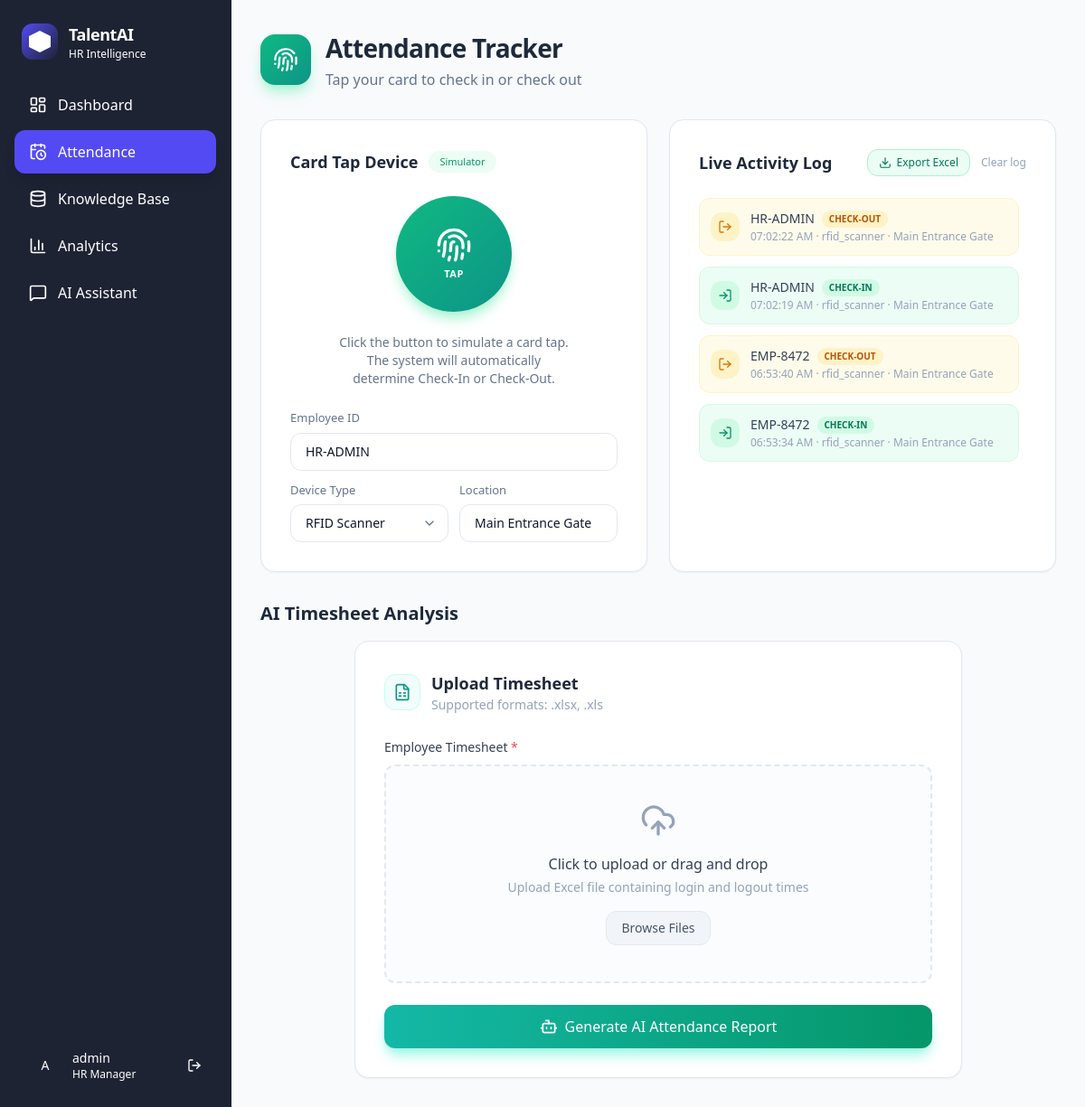
Page /attendance/ (signed in) on the committed database.
### core/models.py (models this page shows, shortened)
class AttendanceLog(models.Model):
    TAP_CHOICES = [
        ("IN", "Check-In"),
        ("OUT", "Check-Out"),
    ]
    employee_id = models.CharField(
        max_length=50, help_text="Hardware-level employee identifier (e.g. EMP-8472)"
    )
    timestamp = models.DateTimeField(help_text="Exact time of the tap event")
    device_type = models.CharField(
        max_length=100, blank=True, default="rfid_scanner",
        help_text="Type of hardware device (rfid_scanner, nfc_reader, biometric, etc.)"
    )
    location = models.CharField(
        max_length=255, blank=True, default="Main Entrance",
        help_text="Physical location of the device"
    )
    tap_type = models.CharField(
        max_length=3, choices=TAP_CHOICES,
        help_text="Whether this tap was a Check-In or Check-Out"
    )
    created_at = models.DateTimeField(auto_now_add=True)
    class Meta:
        ordering = ["-timestamp"]
        verbose_name = "Attendance Log"
        verbose_name_plural = "Attendance Logs"

### core/views.py (the view, shortened to what this page needs)
@login_required(redirect_field_name=None)
def attendance_upload_view(request):
    user = request.user
    is_hr = hasattr(user, 'employeeprofile') and user.employeeprofile.is_hr
    if is_hr:
        employee_id = f"HR-{user.username.upper()}"
    else:
        employee_id = f"EMP-{user.id:04d}"
    context = {
        "is_hr": is_hr,
        "employee_id": employee_id,
        "recent_logs": AttendanceLog.objects.all()[:50] if is_hr else [],
    }
    return render(request, "attendance.html", context)

### core/templates/attendance.html (shortened to what this page needs)
{% extends "base.html" %}
{% block content %}
<div class="p-8 max-w-[1200px] mx-auto space-y-8 animate-in fade-in duration-500">
    <div class="mb-2">
        <div class="flex items-center gap-4 mb-2">
            <div class="w-14 h-14 rounded-2xl bg-gradient-to-br from-emerald-500 to-teal-600 flex items-center justify-center shadow-lg shadow-emerald-200">
                <i data-lucide="fingerprint" class="w-7 h-7 text-white"></i>
            </div>
            <div>
                <h1 class="text-[28px] font-bold tracking-tight text-slate-800">Attendance Tracker</h1>
                <p class="text-slate-500 mt-0.5">Tap your card to check in or check out</p>
            </div>
        </div>
    </div>
    <div class="grid grid-cols-1 {% if is_hr %}lg:grid-cols-[1fr_1fr]{% endif %} gap-6 items-stretch">
        <div class="bg-white rounded-2xl border border-slate-200 p-8 shadow-sm flex flex-col h-full">
            <div class="flex items-center gap-3 mb-6">
                <h3 class="font-semibold text-lg text-slate-800">Card Tap Device</h3>
                <div class="px-3 py-1 text-[11px] bg-emerald-50 text-emerald-600 font-medium rounded-full">
                    Simulator
                </div>
            </div>
            <div class="flex-1 flex flex-col items-center justify-center">
                <div id="tap-ring" class="relative mb-6">
                    <button
                        type="button"
                        id="simulate-tap-btn"
                        class="relative w-32 h-32 rounded-full bg-gradient-to-br from-emerald-500 to-teal-600 text-white flex flex-col items-center justify-center shadow-lg shadow-emerald-200 hover:shadow-xl hover:shadow-emerald-300 transition-all duration-300 hover:scale-105 active:scale-95 z-10"
                    >
                        <i data-lucide="fingerprint" class="w-10 h-10 mb-1"></i>
                        <span class="text-[11px] font-semibold tracking-wider uppercase">Tap</span>
                    </button>
                </div>
                <p class="text-sm text-slate-500 text-center max-w-[260px]">
                    Click the button to simulate a card tap. The system will automatically determine Check-In or Check-Out.
                </p>
                <div class="mt-6 w-full space-y-3">
                    <div>
                        <label class="block mb-1.5 text-[13px] font-medium text-slate-500" for="sim-employee-id">Employee ID</label>
                        <input type="text" id="sim-employee-id" value="{{ employee_id|default:'EMP-0001' }}"
                            class="w-full px-4 py-2.5 bg-white border border-slate-200 rounded-xl focus:outline-none focus:ring-2 focus:ring-emerald-500 focus:border-transparent transition-all text-sm" />
                    </div>
                    <div class="grid grid-cols-2 gap-3">
                        <div>
                            <label class="block mb-1.5 text-[13px] font-medium text-slate-500" for="sim-device-type">Device Type</label>
                            <select id="sim-device-type"
                                class="w-full px-4 py-2.5 bg-white border border-slate-200 rounded-xl focus:outline-none focus:ring-2 focus:ring-emerald-500 focus:border-transparent transition-all text-sm appearance-none"
                                style="background-repeat: no-repeat; background-position: right 12px center; background-size: 16px;">
                                <option value="rfid_scanner">RFID Scanner</option>
                            </select>
                        </div>
                        <div>
                            <label class="block mb-1.5 text-[13px] font-medium text-slate-500" for="sim-location">Location</label>
                            <input type="text" id="sim-location" value="Main Entrance Gate"
                                class="w-full px-4 py-2.5 bg-white border border-slate-200 rounded-xl focus:outline-none focus:ring-2 focus:ring-emerald-500 focus:border-transparent transition-all text-sm" />
                        </div>
                    </div>
                </div>
            </div>
        </div>
        {% if is_hr %}
        <div class="bg-white rounded-2xl border border-slate-200 p-8 shadow-sm flex flex-col h-full">
            <div class="flex items-center justify-between mb-6">
                <h3 class="font-semibold text-lg text-slate-800">Live Activity Log</h3>
                <div class="flex items-center gap-3">
                    <a href="{% url 'core:attendance_export_excel' %}"
                       class="inline-flex items-center gap-1.5 px-3 py-1.5 text-xs font-medium text-emerald-700 bg-emerald-50 border border-emerald-200 rounded-lg hover:bg-emerald-100 transition-colors"
                       title="Export all attendance logs to Excel">
                        <i data-lucide="download" class="w-3.5 h-3.5"></i>
                        Export Excel
                    </a>
                    <button type="button" id="clear-log-btn" class="text-xs text-slate-400 hover:text-slate-600 transition-colors">
                        Clear log
                    </button>
                </div>
            </div>
            <div id="tap-log" class="flex-1 space-y-3 overflow-y-auto max-h-[420px] pr-2">
                {% if recent_logs %}
                    {% for log in recent_logs %}
                    <div class="tap-log-entry">
                        <div class="flex items-center gap-3 p-3 rounded-xl {% if log.tap_type == 'IN' %}bg-emerald-50 border border-emerald-100{% else %}bg-amber-50 border border-amber-100{% endif %}">
                            <div class="w-8 h-8 rounded-lg {% if log.tap_type == 'IN' %}bg-emerald-100{% else %}bg-amber-100{% endif %} flex items-center justify-center shrink-0">
                                <i data-lucide="{% if log.tap_type == 'IN' %}log-in{% else %}log-out{% endif %}" class="w-4 h-4 {% if log.tap_type == 'IN' %}text-emerald-600{% else %}text-amber-600{% endif %}"></i>
                            </div>
                            <div class="flex-1 min-w-0">
                                <div class="flex items-center gap-2">
                                    <p class="text-sm font-medium text-slate-700">{{ log.employee_id }}</p>
                                    <span class="px-2 py-0.5 text-[10px] font-bold rounded-full {% if log.tap_type == 'IN' %}bg-emerald-100 text-emerald-700{% else %}bg-amber-100 text-amber-700{% endif %}">
                                        {% if log.tap_type == 'IN' %}CHECK-IN{% else %}CHECK-OUT{% endif %}
                                    </span>
                                </div>
                                <p class="text-xs text-slate-400 mt-0.5">{{ log.timestamp|date:"h:i:s A" }} · {{ log.device_type }} · {{ log.location }}</p>
                            </div>
                        </div>
                    </div>
                    {% endfor %}
                {% endif %}
            </div>
        </div>
        {% endif %}
    </div>
    {% if is_hr %}
    <div class="mt-4">
        <h2 class="text-xl font-semibold text-slate-800 mb-4">AI Timesheet Analysis</h2>
        <div class="flex justify-center">
            <div class="bg-white rounded-2xl border border-slate-200 p-8 shadow-sm w-full max-w-2xl relative overflow-hidden group">
                <div class="relative z-10">
                    <div class="flex items-center gap-3 mb-6">
                        <div class="w-10 h-10 rounded-lg bg-teal-50 text-teal-600 flex items-center justify-center border border-teal-100">
                            <i data-lucide="file-spreadsheet" class="w-5 h-5"></i>
                        </div>
                        <div>
                            <h2 class="text-lg font-semibold text-slate-800">Upload Timesheet</h2>
                            <p class="text-sm text-slate-400">Supported formats: .xlsx, .xls</p>
                        </div>
                    </div>
                    <form method="post" enctype="multipart/form-data" action="{% url 'core:attendance_upload' %}" id="attendance-form" class="space-y-6">
                        <div class="space-y-2">
                            <label class="text-sm font-medium text-slate-700">
                                Employee Timesheet <span class="text-red-500">*</span>
                            </label>
                            <div id="drop-zone" class="border-2 border-dashed border-slate-200 bg-slate-50/50 rounded-xl p-10 text-center transition-all duration-300 hover:border-teal-400/50 cursor-pointer flex flex-col items-center justify-center">
                                <i data-lucide="upload-cloud" class="w-10 h-10 text-slate-400 mb-4" id="upload-icon"></i>
                                <h4 class="font-medium text-slate-700 mb-1">Click to upload or drag and drop</h4>
                                <p class="text-sm text-slate-400 mb-4" id="file-label">Upload Excel file containing login and logout times</p>
                                <button type="button" class="px-4 py-2 bg-slate-100 text-slate-600 rounded-lg text-sm font-medium pointer-events-none border border-slate-200">
                                    Browse Files
                                </button>
                            </div>
                        </div>
                        <button type="submit" class="w-full py-3 bg-gradient-to-r from-teal-500 to-emerald-600 text-white font-medium rounded-xl hover:opacity-90 transition-all shadow-lg shadow-teal-200 flex items-center justify-center gap-2" id="submit-btn">
                            <i data-lucide="bot" class="w-5 h-5"></i>
                            <span>Generate AI Attendance Report</span>
                        </button>
                    </form>
                </div>
            </div>
        </div>
    </div>
    {% endif %}
</div>
{% endblock %}

### core/templates/base.html (shortened to what this page needs)
<!DOCTYPE html>
<html lang="en">
<head>
    <script src="https://cdn.tailwindcss.com"></script>
</head>
<body class="bg-background text-foreground overflow-hidden">
    <div class="h-screen w-full flex">
        <aside class="w-64 bg-sidebar text-sidebar-foreground flex flex-col border-r border-sidebar-border shrink-0">
          <div class="p-6">
            <a href="{% url 'core:dashboard' %}" class="flex items-center gap-3">
              <div class="w-10 h-10 rounded-xl bg-gradient-to-br from-accent to-chart-2 flex items-center justify-center">
                <div class="w-6 h-6 bg-white rounded" style="clip-path: polygon(50% 0%, 100% 25%, 100% 75%, 50% 100%, 0% 75%, 0% 25%)"></div>
              </div>
              <div>
                <h1 class="text-lg tracking-tight font-semibold">TalentAI</h1>
                <p class="text-xs text-sidebar-foreground/60">HR Intelligence</p>
              </div>
            </a>
          </div>
          <nav class="flex-1 px-4 space-y-1" id="sidebar-nav">
            {% if user.is_authenticated and user.employeeprofile.is_hr %}
            <a href="{% url 'core:dashboard' %}" class="nav-item flex items-center gap-3 px-4 py-3 rounded-lg transition-all duration-200 text-sidebar-foreground/70 hover:bg-sidebar-accent hover:text-sidebar-accent-foreground">
              <i data-lucide="layout-dashboard" class="w-5 h-5"></i>
              <span>Dashboard</span>
            </a>
            {% endif %}
            {% if user.is_authenticated %}
            <a href="{% url 'core:attendance_upload' %}" class="nav-item flex items-center gap-3 px-4 py-3 rounded-lg transition-all duration-200 text-sidebar-foreground/70 hover:bg-sidebar-accent hover:text-sidebar-accent-foreground">
              <i data-lucide="calendar-clock" class="w-5 h-5"></i>
              <span>Attendance</span>
            </a>
            {% endif %}
            {% if user.is_authenticated and user.employeeprofile.is_hr %}
            <a href="{% url 'core:hr_manage_data' %}" class="nav-item flex items-center gap-3 px-4 py-3 rounded-lg transition-all duration-200 text-sidebar-foreground/70 hover:bg-sidebar-accent hover:text-sidebar-accent-foreground">
              <i data-lucide="database" class="w-5 h-5"></i>
              <span>Knowledge Base</span>
            </a>
            <a href="{% url 'core:hr_performance_dashboard' %}" class="nav-item flex items-center gap-3 px-4 py-3 rounded-lg transition-all duration-200 text-sidebar-foreground/70 hover:bg-sidebar-accent hover:text-sidebar-accent-foreground">
              <i data-lucide="bar-chart-3" class="w-5 h-5"></i>
              <span>Analytics</span>
            </a>
            {% endif %}
            {% if user.is_authenticated %}
            <a href="{% url 'core:employee_chat' %}" class="nav-item flex items-center gap-3 px-4 py-3 rounded-lg transition-all duration-200 text-sidebar-foreground/70 hover:bg-sidebar-accent hover:text-sidebar-accent-foreground">
              <i data-lucide="message-square" class="w-5 h-5"></i>
              <span>AI Assistant</span>
            </a>
            {% endif %}
          </nav>
          {% if user.is_authenticated %}
          <div class="p-4 border-t border-sidebar-border">
            <div class="flex items-center gap-3 px-4 py-3">
              <div class="w-9 h-9 rounded-full bg-gradient-to-br from-chart-1 to-chart-2 flex items-center justify-center text-sm font-medium text-white">
                {{ user.username|first|upper }}
              </div>
              <div class="flex-1 min-w-0">
                <p class="text-sm truncate">{{ user.username }}</p>
                <p class="text-xs text-sidebar-foreground/50 truncate">
                    {% if user.employeeprofile.is_hr %}HR Manager{% else %}Employee{% endif %}
                </p>
              </div>
              <a href="{% url 'core:logout' %}" class="text-sidebar-foreground/50 hover:text-sidebar-foreground hover:text-destructive" title="Logout">
                  <i data-lucide="log-out" class="w-4 h-4"></i>
              </a>
            </div>
          </div>
          {% endif %}
        </aside>
        <main class="flex-1 flex flex-col h-full overflow-hidden bg-background">
            <div class="flex-1 overflow-auto">
                {% block content %}{% endblock %}
            </div>
        </main>
    </div>
</body>
</html>

### rows in the picture
AttendanceLog: employee_id "HR-ADMIN", tap_type "CHECK-OUT", timestamp "07:02:22 AM", device_type "rfid_scanner", location "Main Entrance Gate"
AttendanceLog: employee_id "HR-ADMIN", tap_type "CHECK-IN", timestamp "07:02:19 AM", device_type "rfid_scanner", location "Main Entrance Gate"
AttendanceLog: employee_id "EMP-8472", tap_type "CHECK-OUT", timestamp "06:53:40 AM", device_type "rfid_scanner", location "Main Entrance Gate"
AttendanceLog: employee_id "EMP-8472", tap_type "CHECK-IN", timestamp "06:53:34 AM", device_type "rfid_scanner", location "Main Entrance Gate"

### other values in the picture
{{ user.username|first|upper }} "A"
{{ user.username }} "admin"
